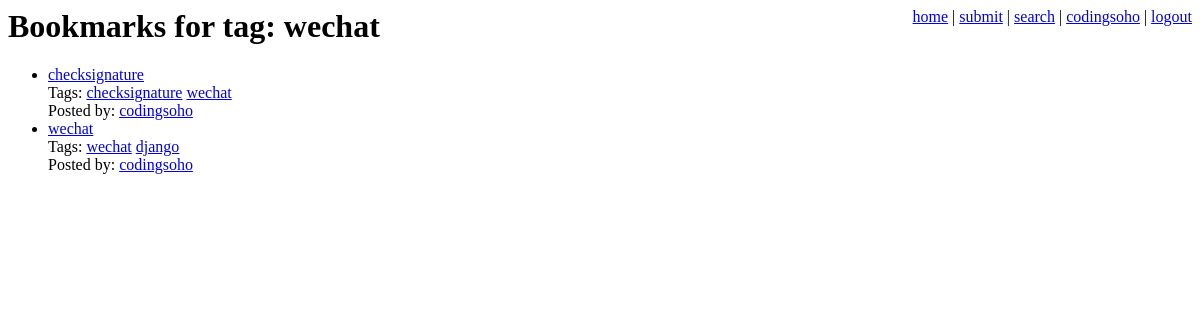
Page /tag/wechat/ (signed in) on the committed database.
### bookmarks/models.py (models this page shows, shortened)
class Bookmark(models.Model):
    title = models.CharField(max_length=200)
    user = models.ForeignKey(User)
    link = models.ForeignKey(Link)

class Tag(models.Model):
    name = models.CharField(max_length=64, unique=True)
    bookmarks = models.ManyToManyField(Bookmark)

### bookmarks/views.py (the view)
# urls.py: url(r'^tag/([^\s]+)/$', tag_page),
def tag_page(request, tag_name):
    tag = get_object_or_404(Tag, name=tag_name)
    bookmarks = tag.bookmarks.order_by('-id')
    context = {
        'bookmarks': bookmarks,
        'tag_name': tag_name,
        'show_tags': True,
        'show_user': True
    }
    return render(request, 'tag_page.html', context)

### templates/tag_page.html (shortened to what this page needs)
{% extends "base.html" %}
{% block head %}Bookmarks for tag: {{ tag_name }}{% endblock%}
{% block content %}
    {% include "bookmark_list.html" %}
{% endblock %}

### templates/base.html (shortened to what this page needs)
<html>
    <head>
        <link rel="stylesheet" href="/site_media/style.css" type="text/css" />
    </head>
    <body>
        <div id="nav">
            <a href="/">home</a> |
            {% if user.is_authenticated %}
                <a href="/save/">submit</a> |
                <a href="/search/">search</a> |
                <a href="/user/{{ user.username }}/">
                    {{ user.username }}</a> |
                <a href="/logout/">logout</a>
            {% else %}
                <a href="/login/">login</a>
                <a href="/register/">register</a>
            {% endif %}
        </div>
        <h1>{% block head %}{% endblock %}</h1>
        {% block content %}{% endblock %}
    </body>
</html>

### templates/bookmark_list.html (shortened to what this page needs)
{% if bookmarks %}
    <ul class="bookmarks">
        {% for bookmark in bookmarks %}
        <li>
            <a href="{{ bookmark.link.url }}" class="title">
            {{ bookmark.title }}</a>
            <br>
            {% if show_tags %}
                Tags:
                {% if bookmark.tag_set.all %}
                    <ul class="tags">
                    {% for tag in bookmark.tag_set.all %}
                        <li>
                            <a href="/tag/{{ tag.name }}/">{{ tag.name|urlencode }}</a>
                        </li>
                    {% endfor %}
                    </ul>
                {% else %}
                    None.
                {% endif %}
                <br />
            {% endif %}
            {% if show_user %}
                Posted by:
                <a href="/user/{{ bookmark.user.username }}/"
                class="username">
                {{ bookmark.user.username }}</a>
            {% endif %}
        </li>
        {% endfor %}
    </ul>
{% else %}
    <p>No bookmarks found.</p>
{% endif %}

### csblog/site_media/style.css (style rules this page uses)
#nav { float: right; }
ul.tags, ul.tags li { display: inline; margin: 0; padding: 0; }

### rows in the picture
Bookmark: title "checksignature", user.username "codingsoho"
Tag: name|urlencode "checksignature"
Tag: name|urlencode "wechat"
Bookmark: title "wechat", user.username "codingsoho"
Tag: name|urlencode "django"

### other values in the picture
{{ user.username }} "codingsoho"
{{ tag_name }} "wechat"
